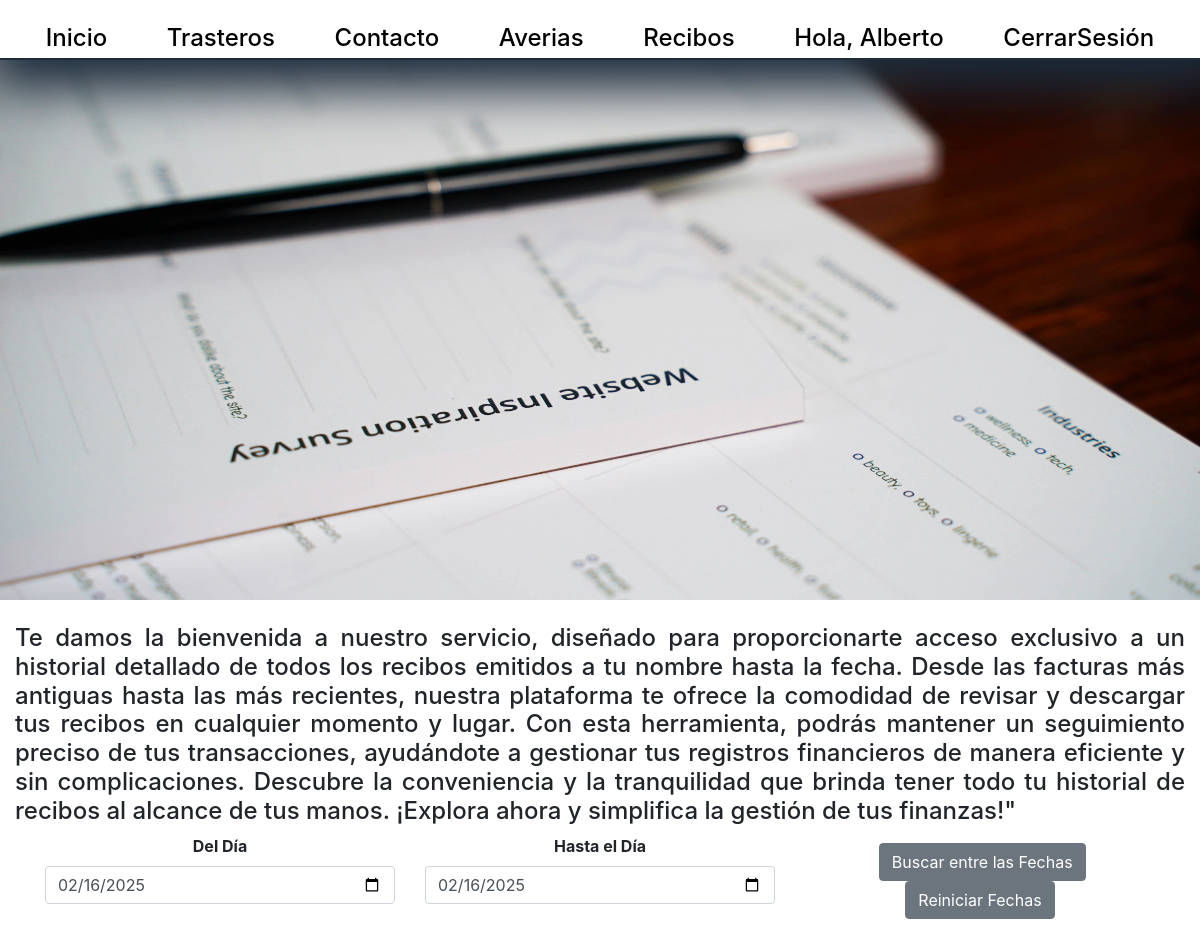
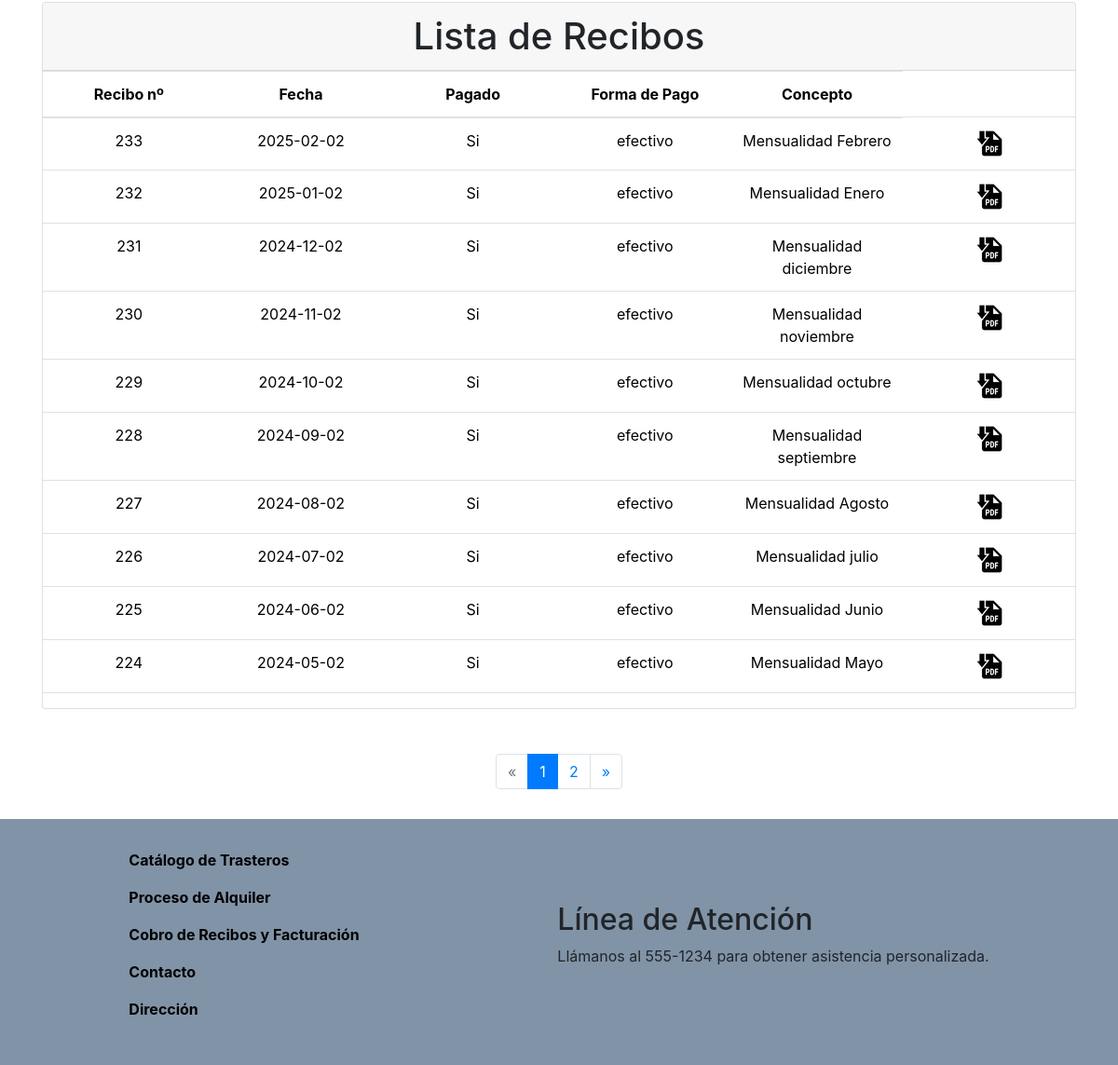
Screenshot of /app/vista/recibos/recibosLista.php (signed in) with the database file from the repository (2 pictures, top to bottom).
### tables this page shows
CREATE TABLE `recibos` (
  `id_recibo` int(11) NOT NULL,
  `fecha` date DEFAULT NULL,
  `concepto` varchar(50) DEFAULT NULL,
  `pagado` tinyint(1) DEFAULT NULL,
  `formaPago` varchar(10) DEFAULT NULL,
  `user_id` int(11) DEFAULT NULL,
  `trastero_id` int(11) DEFAULT NULL
);

### config/conexion.php (called while the page is built, shortened)
<?php
class Conexion
{
    public function conectar()
    {
        try {
            $dsn = "mysql:host=" . HOST . ";dbname=" . BD;
            $conexion = new PDO($dsn, USER, PASS);
            $conexion->setAttribute(PDO::ATTR_ERRMODE, PDO::ERRMODE_EXCEPTION);
            return $conexion;
        } catch (PDOException $e) {
            echo "ERROR EN LA CONEXION: " . $e->getMessage();
            return null;
        }
    }
}
?>

### app/modelo/recibosModelo.php (called while the page is built, shortened)
<?php
class RecibosModelo
{
	private $db;
	public function __construct()
	{
		try {
			$this->db = new Conexion();
			$this->db->conectar();
		} catch (PDOException $e) {
			throw new Exception("Error al conectar con la base de datos: " . $e->getMessage());
		}
	}
	public function filasLista($id_usuario, $fechas)
	{
		$sql = "SELECT * FROM recibos WHERE $id_usuario $fechas";
		$conectar = $this->db->conectar();
		$consulta = $conectar->prepare($sql);
		$consulta->execute();
		$totalFilas = $consulta->rowCount();
		return $totalFilas;
	}
	public function getListaRecibos($paginaInicio, $filasxPagina, $id_usuario, $fechas)
	{
		$sql = "SELECT r.id_recibo, r.fecha, r.pagado, r.formaPago,r.concepto, u.nombre,u.apellido_1,u.apellido_2, r.trastero_id
			FROM recibos r
			INNER JOIN users u ON u.id_user = r.user_id
			INNER JOIN trasteros t ON t.id_trastero = r.trastero_id
			WHERE $id_usuario $fechas
			ORDER BY r.id_recibo DESC
			LIMIT $paginaInicio,$filasxPagina";
		$conectar = $this->db->conectar();
		$consulta = $conectar->prepare($sql);
		$consulta->execute();
		$recibos = $consulta->fetchAll(PDO::FETCH_ASSOC);
		return $recibos;
	}
}

### app/controlador/recibosControlador.php (called while the page is built, shortened)
<?php
class RecibosControlador
{
    public function listaRecibos($pagina, $id_usuario, $fechas)
    {
        require_once "../../../config/conexion.php";
        require_once "../../modelo/recibosModelo.php";
        $recibos = new RecibosModelo();
        $totalRecibos = $recibos->filasLista($id_usuario, $fechas);
        $filasPorPagina = 10;
        $paginaInicio = ($pagina - 1) * $filasPorPagina;
        $listaRecibos = $recibos->getListaRecibos($paginaInicio, $filasPorPagina, $id_usuario, $fechas);
        require_once "recibosLista.php";
        return $listaRecibos;
    }
    public function numeroPaginas($id_usuario, $fechas)
    {
        $filasxPagina = 10;
        $recibo = new RecibosModelo();
        $totalRecibos = $recibo->filasLista($id_usuario, $fechas);
        $totalPaginas = ($totalRecibos > 0) ? ceil($totalRecibos / $filasxPagina) : 1;
        return $totalPaginas;
    }
}

### app/vista/recibos/recibosLista.php (the view, shortened to what this page needs)
<?php
require('../layouts/header.php');
require_once('../../controlador/recibosControlador.php');
$recibos = new RecibosControlador();
$pagina = isset($_GET['pagina']) ? $_GET['pagina'] : 1;
if (isset($_SESSION['id_user']) && $_SESSION['rol'] != 1) {
    $id_usuario = 'user_id=' . $_SESSION['id_user'];
} else {
    $id_usuario = 1;
}
$fDate = 0;
$tDate = date('Y-m-d');
$fechas = '';
$previo = ($pagina - 1);
$siguiente = ($pagina + 1);
$fila = $recibos->listaRecibos($pagina, $id_usuario, $fechas);
$totalPaginas = $recibos->numeroPaginas($id_usuario, $fechas);
?>
<img id="papeles" src="../../../public/multimedia/img/papeles.jpg" alt="papeles">
<div class="containertext-center mb-5 col-md-12">
<p class="h4 mt-4 text-justify">Te damos la bienvenida a nuestro servicio, diseñado para proporcionarte
                acceso exclusivo a un historial detallado de todos los recibos emitidos a tu nombre hasta la fecha.
                Desde las facturas más antiguas hasta las más recientes, nuestra plataforma te ofrece la comodidad de
                revisar y descargar tus recibos en cualquier momento y lugar. Con esta herramienta, podrás mantener un
                seguimiento preciso de tus transacciones, ayudándote a gestionar tus registros financieros de manera
                eficiente y sin complicaciones. Descubre la conveniencia y la tranquilidad que brinda tener todo tu
                historial de recibos al alcance de tus manos. ¡Explora ahora y simplifica la gestión de tus finanzas!"
            </p>
<div class="col-md-12">
    <div class="container mt-1 ">
        <form action="" method="get" name="fechas">
            <div class="row align-items-center text-center justify-content-center">
                <div class="col-md-4">
                    <label for=""><b>Del Día</b></label>
                    <input type="date" name="from_date" value="<?php if (isset($_GET['from_date'])) {
                        echo $_GET['from_date'];
                    }else{echo date('Y-m-d');} ?>" class="form-control mb-4" id="from_date">
                </div>
                <div class="col-md-4">
                    <label for=""><b>Hasta el Día</b></label>
                    <input type="date" name="to_date" value="<?php if (isset($_GET['to_date'])) {
                        echo $_GET['to_date'];
                    }else{echo date('Y-m-d');}  ?>" class="form-control mb-4" id="to_date">
                </div>
                <div class="col-md-4">
                    <button type="submit" class="btn btn-secondary ">Buscar entre las Fechas</button>
                    <button type="button" class="btn btn-secondary
            " onclick="borrarFechas()">Reiniciar Fechas</button>
                </div>
            </div>
        </form>
        <div class="card" id="tablaRecibos">
            <div class="card-header h1 text-center">
                Lista de Recibos
            </div>
            <div class="p-0">
                <table class="table text-center" id="tablaRecibos">
                    <thead>
                        <tr>
                            <th scope="col" class="col-2">Recibo nº</th>
                            <th scope="col" class="col-2">Fecha</th>
                            <th scope="col" class="col-2">Pagado</th>
                            <th scope="col" class="col-2">Forma de Pago</th>
                            <th scope="col" class="col-2">Concepto</th>
                        </tr>
                    </thead>
                    <tbody>
                        <?php foreach ($fila as $recibo) { ?>
                            <tr>
                                <td scope="col"><?php echo $recibo['id_recibo'] ?></td>
                                <td><?php echo $recibo['fecha'] ?></td>
                                <td><?php echo ($recibo['pagado'] == 1 ? 'Si' : 'No') ?></td>
                                <td><?php echo $recibo['formaPago'] ?></td>
                                <td><?php echo $recibo['concepto'] ?></td>
                                <td>
                                    <a href="generarPDF.php?id=<?php echo $recibo['id_recibo'] ?> "><img class="pdf"
                                            src="../../../public/multimedia/img/pdf.ico" alt="pdf"></a>
                                </td>
                            </tr>
                        <?php } ?>
                    </tbody>
                </table>
            </div>
        </div>
    </div>
</div>
</div>
<nav aria-label="Page navigation example">
    <ul class="pagination justify-content-center mt-5">
        <?php if ($pagina > 1): ?>
            <li class="page-item">
                <a class="page-link" href="usuariosLista.php?pagina=<?= $previo; ?>" aria-label="Previous">
                    <span aria-hidden="true">&laquo;</span>
                </a>
            </li>
        <?php else: ?>
            <li class="page-item disabled">
                <span class="page-link" aria-label="Previous">
                    <span aria-hidden="true">&laquo;</span>
                </span>
            </li>
        <?php endif; ?>
        <?php for ($i = 1; $i <= $totalPaginas; $i++): ?>
            <li class="page-item <?php echo $pagina == $i ? 'active' : '' ?>"><a class="page-link"
                    href="recibosLista.php?pagina=<?php echo $i; ?>&from_date=<?php echo $fDate; ?>&to_date=<?php echo $tDate; ?>"><?php echo $i; ?></a>
            </li>
        <?php endfor ?>
        <?php if ($pagina < $totalPaginas): ?>
            <li class="page-item ">
                <a class="page-link" href="recibosLista.php?pagina=<?= $siguiente; ?>" aria-label="Next">
                    <span aria-hidden="true">&raquo;</span>
                </a>
            </li>
        <?php endif; ?>
    </ul>
</nav>
<?php require('../layouts/footer.php'); ?>

### public/css/estilos.css (style rules this page uses)
:root { --altura_header: 60px; --size_h3: 1.75rem; --size_h2: 2.5rem; --size_h1: 3.5rem; --color_blanco: #ffffff; --color_brand: #a9b1c3; --color_mid: #8193a7; --color_dark: #1d2c3b; --color_ligth: #e3e3f1; --box-shadow: 6px 6px 10px #746d6d7e; }
* { margin: 0; padding: 0; box-sizing: border-box; }
a { text-decoration: none; }
ol,ul { list-style: none; }
#papeles { width: 100%; height: 75vh; }

### rows the page displays
recibos: id_recibo "233", fecha "2025-02-02", pagado "Si", formaPago "efectivo", concepto "Mensualidad Febrero"
recibos: id_recibo "232", fecha "2025-01-02", pagado "Si", formaPago "efectivo", concepto "Mensualidad Enero"
recibos: id_recibo "231", fecha "2024-12-02", pagado "Si", formaPago "efectivo", concepto "Mensualidad diciembre"
recibos: id_recibo "230", fecha "2024-11-02", pagado "Si", formaPago "efectivo", concepto "Mensualidad noviembre"
recibos: id_recibo "229", fecha "2024-10-02", pagado "Si", formaPago "efectivo", concepto "Mensualidad octubre"
recibos: id_recibo "228", fecha "2024-09-02", pagado "Si", formaPago "efectivo", concepto "Mensualidad septiembre"
recibos: id_recibo "227", fecha "2024-08-02", pagado "Si", formaPago "efectivo", concepto "Mensualidad Agosto"
recibos: id_recibo "226", fecha "2024-07-02", pagado "Si", formaPago "efectivo", concepto "Mensualidad julio"
recibos: id_recibo "225", fecha "2024-06-02", pagado "Si", formaPago "efectivo", concepto "Mensualidad Junio"
recibos: id_recibo "224", fecha "2024-05-02", pagado "Si", formaPago "efectivo", concepto "Mensualidad Mayo"

### other values shown
$_SESSION['usuario'] "Alberto"
